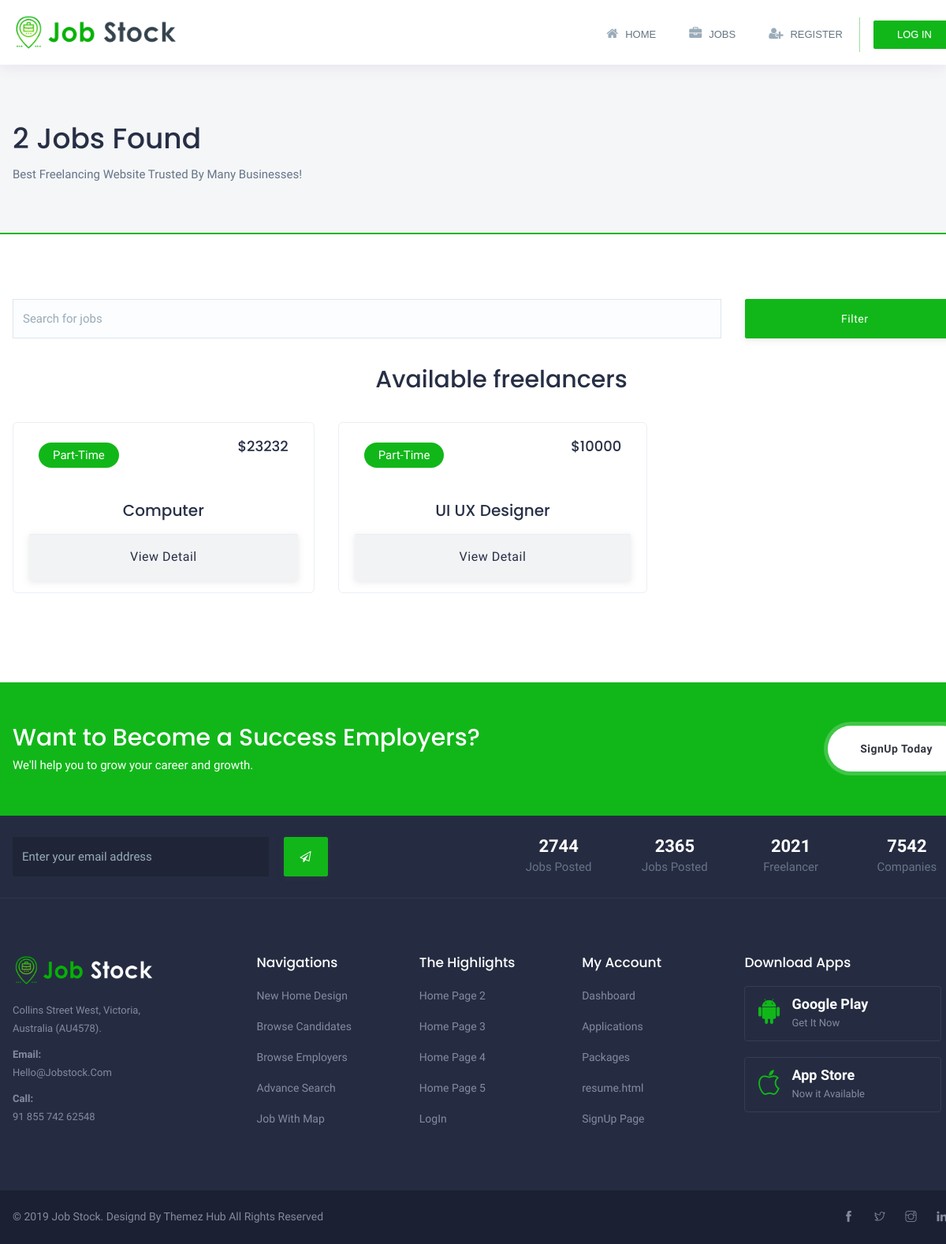
/jobs.php, run on the app's committed database.
### tables this page shows
CREATE TABLE `jobs` (
  `id` int(6) UNSIGNED NOT NULL,
  `job_title` varchar(30) NOT NULL,
  `salary` varchar(30) NOT NULL,
  `industry` varchar(30) NOT NULL,
  `category` varchar(30) NOT NULL,
  `job_type` varchar(30) NOT NULL,
  `address` varchar(30) NOT NULL,
  `city` varchar(30) NOT NULL,
  `state` varchar(30) NOT NULL,
  `country` varchar(30) NOT NULL,
  `zip_code` varchar(30) NOT NULL,
  `telephone` varchar(30) NOT NULL,
  `email` varchar(30) NOT NULL,
  `job_responsibilities` varchar(256) NOT NULL,
  `skill_requirments` varchar(256) NOT NULL,
  `reg_date` timestamp NOT NULL DEFAULT current_timestamp
);

### jobs.php (the view, shortened to what this page needs)
<?php
include_once "config.php";
$sql = "SELECT COUNT(*) FROM jobs";
$result = mysqli_query($conn, $sql);
$row = mysqli_fetch_assoc($result);
$job_posted = $row['COUNT(*)'];
?>
<!doctype html>
<html lang="en">
<head>
	<link rel="stylesheet" href="assets/plugins/css/plugins.css">
    <link href="assets/css/style.css" rel="stylesheet">
</head>
	<body>
		<div class="wrapper">
			<?php
			include_once "navbar2.php";
			?>
			<section class="inner-header-page">
				<div class="container">
					<h2><?php echo $job_posted ?> Jobs Found</h2>
					<p>Best freelancing website trusted by many businesses!</p>
				</div>
			</section>
			<section class="accordion">
				<div class="container">
					<div class="row extra-mrg">
						<div class="wrap-search-filter">
							<form>
								<div class="col-md-9 col-sm-3">
									<input type="text" class="form-control" placeholder="Search for jobs">
								</div>
								<div class="col-md-3 col-sm-3">
									<button type="submit" class="btn btn-success full-width">Filter</button>
								</div>
							</form>
						</div>
					</div>
					<div class="container center">
						<h3>Available freelancers</h3>
					</div>
					<br>
					<?php
					$query="SELECT * FROM jobs ";
					$result=mysqli_query($conn,$query);
					while($row=mysqli_fetch_assoc($result))
					{
						?>
					<div class="row">
						<div class="col-md-4 col-sm-6">
							<div class="popular-jobs-container">
								<div class="popular-jobs-box">
									<span class="popular-jobs-status bg-success"><?php echo $row["job_type"] ?></span>
									<h4 class="flc-rate">$<?php echo $row["salary"]?></h4>
									<div class="popular-jobs-box">
										<div class="popular-jobs-box-detail">
											<h4><?php echo $row["job_title"]?></h4>
										</div>
									</div>
									<a href="job-detail.php?id=<?php echo $row["id"] ?>" class="btn btn-popular-jobs bt-1">View Detail</a>
								</div>
							</div>
						</div>
						<?php
					}
					?>
						<div class="col-md-12 col-sm-12">
						</div>
					</div>
				</div>
			</section>
			<section class="theme-bg call-to-act-wrap">
				<div class="container">
					<div class="row">
						<div class="col-lg-12">
							<div class="call-to-act">
								<div class="call-to-act-head">
									<h3>Want to Become a Success Employers?</h3>
									<span>We'll help you to grow your career and growth.</span>
								</div>
								<a href="#" class="btn btn-call-to-act">SignUp Today</a>
							</div>
						</div>
					</div>
				</div>
			</section>
			<div class="before-footer">
				<div class="container">
					<div class="row">
						<div class="col-md-6 col-sm-6">
							<div class="jb4-form-fields">
								<div class="input-group">
								  <input type="email" class="form-control" placeholder="Enter your email address">
								  <span class="input-group-btn">
									<button class="btn theme-bg" type="submit"><span class="fa fa-paper-plane-o"></span></button>
								  </span>
								</div>
							</div>
						</div>
						<div class="col-md-6 col-sm-6 hill">
							<ul class="job stock-facts">
								<li><span>2744</span></br>Jobs Posted</li>
								<li><span>2365</span></br>Jobs Posted</li>
								<li><span>2021</span></br>Freelancer</li>
								<li><span>7542</span></br>Companies</li>
							</ul>
						</div>
					</div>
				</div>
			</div>
			<footer class="dark-footer skin-dark-footer">
				<div>
					<div class="container">
						<div class="row">
							<div class="col-lg-3 col-md-3">
								<div class="footer-widget">
									<img src="assets/img/logo-white.png" class="img-footer" alt="" />
									<div class="footer-add">
										<p>Collins Street West, Victoria,</br> Australia (AU4578).</p>
										<p><strong>Email:</strong></br>hello@jobstock.com</p>
										<p><strong>Call:</strong></br>91 855 742 62548</p>
									</div>
								</div>
							</div>
							<div class="col-lg-2 col-md-2">
								<div class="footer-widget">
									<h4 class="widget-title">Navigations</h4>
									<ul class="footer-menu">
										<li><a href="home-6.html">New Home Design</a></li>
										<li><a href="browse-candidate-list.html">Browse Candidates</a></li>
										<li><a href="browse-employer-list.html">Browse Employers</a></li>
										<li><a href="advance-search-2.html">Advance Search</a></li>
										<li><a href="checkout.html">Job With Map</a></li>
									</ul>
								</div>
							</div>
							<div class="col-lg-2 col-md-2">
								<div class="footer-widget">
									<h4 class="widget-title">The Highlights</h4>
									<ul class="footer-menu">
										<li><a href="index-2.html">Home Page 2</a></li>
										<li><a href="index-3.html">Home Page 3</a></li>
										<li><a href="index-4.html">Home Page 4</a></li>
										<li><a href="index-5.html">Home Page 5</a></li>
										<li><a href="login.html">LogIn</a></li>
									</ul>
								</div>
							</div>
							<div class="col-lg-2 col-md-2">
								<div class="footer-widget">
									<h4 class="widget-title">My Account</h4>
									<ul class="footer-menu">
										<li><a href="candidate-dashboard.html">Dashboard</a></li>
										<li><a href="applications.html">Applications</a></li>
										<li><a href="packages.html">Packages</a></li>
										<li><a href="candidate-resume.html">resume.html</a></li>
										<li><a href="register.html">SignUp Page</a></li>
									</ul>
								</div>
							</div>
							<div class="col-lg-3 col-md-3">
								<div class="footer-widget">
									<h4 class="widget-title">Download Apps</h4>
									<a href="#" class="other-store-link">
										<div class="other-store-app">
											<div class="os-app-icon">
												<i class="ti-android theme-cl"></i>
											</div>
											<div class="os-app-caps">
												Google Play
												<span>Get It Now</span>
											</div>
										</div>
									</a>
									<a href="#" class="other-store-link">
										<div class="other-store-app">
											<div class="os-app-icon">
												<i class="ti-apple theme-cl"></i>
											</div>
											<div class="os-app-caps">
												App Store
												<span>Now it Available</span>
											</div>
										</div>
									</a>
								</div>
							</div>
						</div>
					</div>
				</div>
				<div class="footer-bottom">
					<div class="container">
						<div class="row align-items-center">
							<div class="col-lg-6 col-md-6">
								<p class="mb-0">© 2019 Job Stock. Designd By <a href="https://themezhub.com">Themez Hub</a> All Rights Reserved</p>
							</div>
							<div class="col-lg-6 col-md-6 text-right">
								<ul class="footer-bottom-social">
									<li><a href="#"><i class="ti-facebook"></i></a></li>
									<li><a href="#"><i class="ti-twitter"></i></a></li>
									<li><a href="#"><i class="ti-instagram"></i></a></li>
									<li><a href="#"><i class="ti-linkedin"></i></a></li>
								</ul>
							</div>
						</div>
					</div>
				</div>
			</footer>
		</div>
	</body>
</html>

### data on the page
jobs: job_type "Part-Time", salary "23232", job_title "Computer"
jobs: job_type "Part-Time", salary "10000", job_title "UI UX Designer"

### other printed values
$job_posted "2"
